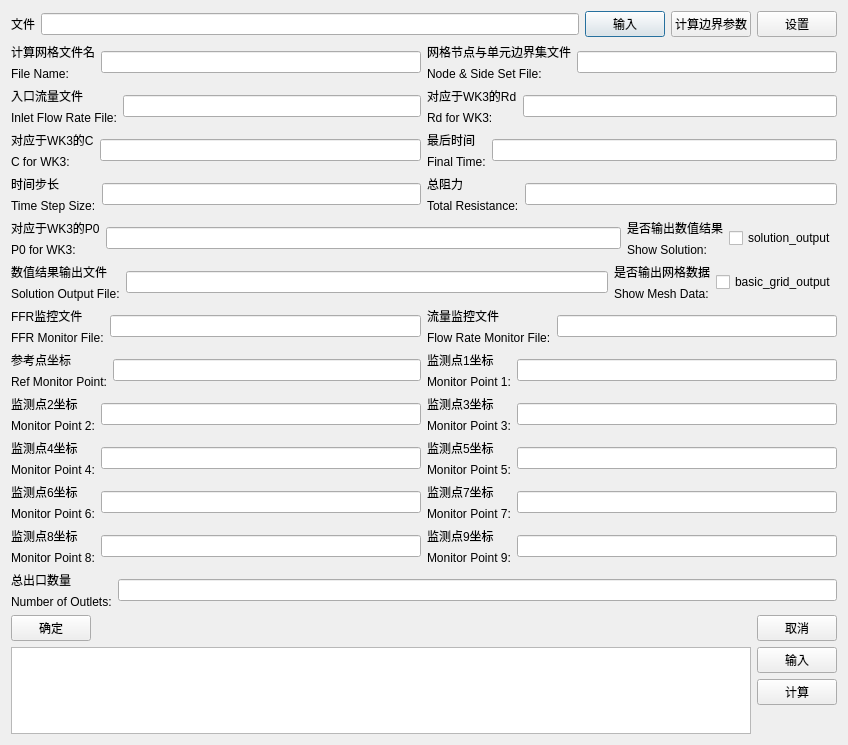
<?xml version="1.0" encoding="UTF-8"?>
<ui version="4.0">
 <class>ComputingMultipleBP</class>
 <widget class="QDialog" name="ComputingMultipleBP">
  <property name="geometry">
   <rect>
    <x>0</x>
    <y>0</y>
    <width>848</width>
    <height>745</height>
   </rect>
  </property>
  <property name="windowTitle">
   <string>ComputingMultipleBP</string>
  </property>
  <layout class="QVBoxLayout" name="verticalLayout_29">
   <item>
    <layout class="QVBoxLayout" name="verticalLayout_28">
     <item>
      <layout class="QVBoxLayout" name="verticalLayout_26">
       <item>
        <layout class="QHBoxLayout" name="horizontalLayout">
         <item>
          <widget class="QLabel" name="label">
           <property name="text">
            <string>文件</string>
           </property>
          </widget>
         </item>
         <item>
          <widget class="QLineEdit" name="lineEdit"/>
         </item>
         <item>
          <widget class="QPushButton" name="InputPushButton">
           <property name="text">
            <string>输入</string>
           </property>
          </widget>
         </item>
         <item>
          <widget class="QPushButton" name="ExecMatlabPushButton">
           <property name="text">
            <string>计算边界参数</string>
           </property>
          </widget>
         </item>
         <item>
          <widget class="QPushButton" name="SetPushButton">
           <property name="text">
            <string>设置</string>
           </property>
          </widget>
         </item>
        </layout>
       </item>
       <item>
        <layout class="QHBoxLayout" name="horizontalLayout_27">
         <item>
          <layout class="QHBoxLayout" name="horizontalLayout_2">
           <item>
            <layout class="QVBoxLayout" name="verticalLayout">
             <item>
              <widget class="QLabel" name="label2">
               <property name="text">
                <string>计算网格文件名</string>
               </property>
              </widget>
             </item>
             <item>
              <widget class="QLabel" name="FileNameLabel">
               <property name="text">
                <string>File Name: </string>
               </property>
              </widget>
             </item>
            </layout>
           </item>
           <item>
            <widget class="QLineEdit" name="FileNameLineEdit"/>
           </item>
          </layout>
         </item>
         <item>
          <layout class="QHBoxLayout" name="horizontalLayout_3">
           <item>
            <layout class="QVBoxLayout" name="verticalLayout_2">
             <item>
              <widget class="QLabel" name="label3">
               <property name="text">
                <string>网格节点与单元边界集文件</string>
               </property>
              </widget>
             </item>
             <item>
              <widget class="QLabel" name="NodeAndSideSetFileLabel">
               <property name="text">
                <string>Node &amp; Side Set File:</string>
               </property>
              </widget>
             </item>
            </layout>
           </item>
           <item>
            <widget class="QLineEdit" name="NodeAndSideSetFileLineEdit"/>
           </item>
          </layout>
         </item>
        </layout>
       </item>
       <item>
        <layout class="QHBoxLayout" name="horizontalLayout_28">
         <item>
          <layout class="QHBoxLayout" name="horizontalLayout_4">
           <item>
            <layout class="QVBoxLayout" name="verticalLayout_3">
             <item>
              <widget class="QLabel" name="label4">
               <property name="text">
                <string>入口流量文件</string>
               </property>
              </widget>
             </item>
             <item>
              <widget class="QLabel" name="InletFlowRateFileLabel">
               <property name="text">
                <string>Inlet Flow Rate File:</string>
               </property>
              </widget>
             </item>
            </layout>
           </item>
           <item>
            <widget class="QLineEdit" name="InletFlowRateFileLineEdit"/>
           </item>
          </layout>
         </item>
         <item>
          <layout class="QHBoxLayout" name="horizontalLayout_5">
           <item>
            <layout class="QVBoxLayout" name="verticalLayout_4">
             <item>
              <widget class="QLabel" name="label5">
               <property name="text">
                <string>对应于WK3的Rd</string>
               </property>
              </widget>
             </item>
             <item>
              <widget class="QLabel" name="RdForWK3Label">
               <property name="text">
                <string>Rd for WK3:</string>
               </property>
              </widget>
             </item>
            </layout>
           </item>
           <item>
            <widget class="QLineEdit" name="RdForWK3LineEdit"/>
           </item>
          </layout>
         </item>
        </layout>
       </item>
       <item>
        <layout class="QHBoxLayout" name="horizontalLayout_29">
         <item>
          <layout class="QHBoxLayout" name="horizontalLayout_6">
           <item>
            <layout class="QVBoxLayout" name="verticalLayout_5">
             <item>
              <widget class="QLabel" name="label6">
               <property name="text">
                <string>对应于WK3的C</string>
               </property>
              </widget>
             </item>
             <item>
              <widget class="QLabel" name="CForWK3Label">
               <property name="text">
                <string>C for WK3:</string>
               </property>
              </widget>
             </item>
            </layout>
           </item>
           <item>
            <widget class="QLineEdit" name="CForWK3LineEdit"/>
           </item>
          </layout>
         </item>
         <item>
          <layout class="QHBoxLayout" name="horizontalLayout_7">
           <item>
            <layout class="QVBoxLayout" name="verticalLayout_6">
             <item>
              <widget class="QLabel" name="label7">
               <property name="text">
                <string>最后时间</string>
               </property>
              </widget>
             </item>
             <item>
              <widget class="QLabel" name="FinalTimeLabel">
               <property name="text">
                <string>Final Time:</string>
               </property>
              </widget>
             </item>
            </layout>
           </item>
           <item>
            <widget class="QLineEdit" name="FinalTimeLineEdit"/>
           </item>
          </layout>
         </item>
        </layout>
       </item>
       <item>
        <layout class="QHBoxLayout" name="horizontalLayout_30">
         <item>
          <layout class="QHBoxLayout" name="horizontalLayout_8">
           <item>
            <layout class="QVBoxLayout" name="verticalLayout_7">
             <item>
              <widget class="QLabel" name="label8">
               <property name="text">
                <string>时间步长</string>
               </property>
              </widget>
             </item>
             <item>
              <widget class="QLabel" name="TimeStepSizeLabel">
               <property name="text">
                <string>Time Step Size:</string>
               </property>
              </widget>
             </item>
            </layout>
           </item>
           <item>
            <widget class="QLineEdit" name="TimeStepSizeLineEdit"/>
           </item>
          </layout>
         </item>
         <item>
          <layout class="QHBoxLayout" name="horizontalLayout_9">
           <item>
            <layout class="QVBoxLayout" name="verticalLayout_8">
             <item>
              <widget class="QLabel" name="label9">
               <property name="text">
                <string>总阻力</string>
               </property>
              </widget>
             </item>
             <item>
              <widget class="QLabel" name="TotalResistanceLabel">
               <property name="text">
                <string>Total Resistance:</string>
               </property>
              </widget>
             </item>
            </layout>
           </item>
           <item>
            <widget class="QLineEdit" name="TotalResistanceLineEdit"/>
           </item>
          </layout>
         </item>
        </layout>
       </item>
       <item>
        <layout class="QHBoxLayout" name="horizontalLayout_31">
         <item>
          <layout class="QHBoxLayout" name="horizontalLayout_10">
           <item>
            <layout class="QVBoxLayout" name="verticalLayout_9">
             <item>
              <widget class="QLabel" name="label10">
               <property name="text">
                <string>对应于WK3的P0</string>
               </property>
              </widget>
             </item>
             <item>
              <widget class="QLabel" name="P0ForWK3Label">
               <property name="text">
                <string>P0 for WK3:</string>
               </property>
              </widget>
             </item>
            </layout>
           </item>
           <item>
            <widget class="QLineEdit" name="P0ForWK3LineEdit"/>
           </item>
          </layout>
         </item>
         <item>
          <layout class="QHBoxLayout" name="horizontalLayout_11">
           <item>
            <layout class="QVBoxLayout" name="verticalLayout_10">
             <item>
              <widget class="QLabel" name="label11">
               <property name="text">
                <string>是否输出数值结果</string>
               </property>
              </widget>
             </item>
             <item>
              <widget class="QLabel" name="ShowSolutionLabel">
               <property name="text">
                <string>Show Solution:</string>
               </property>
              </widget>
             </item>
            </layout>
           </item>
           <item>
            <widget class="QCheckBox" name="ShowSolutionCheckBox">
             <property name="text">
              <string>solution_output</string>
             </property>
            </widget>
           </item>
          </layout>
         </item>
        </layout>
       </item>
       <item>
        <layout class="QHBoxLayout" name="horizontalLayout_32">
         <item>
          <layout class="QHBoxLayout" name="horizontalLayout_12">
           <item>
            <layout class="QVBoxLayout" name="verticalLayout_11">
             <item>
              <widget class="QLabel" name="label12">
               <property name="text">
                <string>数值结果输出文件</string>
               </property>
              </widget>
             </item>
             <item>
              <widget class="QLabel" name="SolutionOutputFileLabel">
               <property name="text">
                <string>Solution Output File:</string>
               </property>
              </widget>
             </item>
            </layout>
           </item>
           <item>
            <widget class="QLineEdit" name="SolutionOutputFileLineEdit"/>
           </item>
          </layout>
         </item>
         <item>
          <layout class="QHBoxLayout" name="horizontalLayout_13">
           <item>
            <layout class="QVBoxLayout" name="verticalLayout_12">
             <item>
              <widget class="QLabel" name="label13">
               <property name="text">
                <string>是否输出网格数据</string>
               </property>
              </widget>
             </item>
             <item>
              <widget class="QLabel" name="ShowMeshDataLabel">
               <property name="text">
                <string>Show Mesh Data:</string>
               </property>
              </widget>
             </item>
            </layout>
           </item>
           <item>
            <widget class="QCheckBox" name="ShowMeshDataCheckBox">
             <property name="text">
              <string>basic_grid_output</string>
             </property>
            </widget>
           </item>
          </layout>
         </item>
        </layout>
       </item>
       <item>
        <layout class="QHBoxLayout" name="horizontalLayout_33">
         <item>
          <layout class="QHBoxLayout" name="horizontalLayout_14">
           <item>
            <layout class="QVBoxLayout" name="verticalLayout_13">
             <item>
              <widget class="QLabel" name="label14">
               <property name="text">
                <string>FFR监控文件</string>
               </property>
              </widget>
             </item>
             <item>
              <widget class="QLabel" name="FFRMonitorFileLabel">
               <property name="text">
                <string>FFR Monitor File:</string>
               </property>
              </widget>
             </item>
            </layout>
           </item>
           <item>
            <widget class="QLineEdit" name="FFRMonitorFileLineEdit"/>
           </item>
          </layout>
         </item>
         <item>
          <layout class="QHBoxLayout" name="horizontalLayout_15">
           <item>
            <layout class="QVBoxLayout" name="verticalLayout_14">
             <item>
              <widget class="QLabel" name="label15">
               <property name="text">
                <string>流量监控文件</string>
               </property>
              </widget>
             </item>
             <item>
              <widget class="QLabel" name="FlowRateMonitorFileLabel">
               <property name="text">
                <string>Flow Rate Monitor File:</string>
               </property>
              </widget>
             </item>
            </layout>
           </item>
           <item>
            <widget class="QLineEdit" name="FlowRateMonitorFileLineEdit"/>
           </item>
          </layout>
         </item>
        </layout>
       </item>
       <item>
        <layout class="QHBoxLayout" name="horizontalLayout_34">
         <item>
          <layout class="QHBoxLayout" name="horizontalLayout_16">
           <item>
            <layout class="QVBoxLayout" name="verticalLayout_15">
             <item>
              <widget class="QLabel" name="label16">
               <property name="text">
                <string>参考点坐标</string>
               </property>
              </widget>
             </item>
             <item>
              <widget class="QLabel" name="RefMonitorPointLabel">
               <property name="text">
                <string>Ref Monitor Point:</string>
               </property>
              </widget>
             </item>
            </layout>
           </item>
           <item>
            <widget class="QLineEdit" name="RefMonitorPointLineEdit"/>
           </item>
          </layout>
         </item>
         <item>
          <layout class="QHBoxLayout" name="horizontalLayout_17">
           <item>
            <layout class="QVBoxLayout" name="verticalLayout_16">
             <item>
              <widget class="QLabel" name="label17">
               <property name="text">
                <string>监测点1坐标</string>
               </property>
              </widget>
             </item>
             <item>
              <widget class="QLabel" name="MonitorPoint1Label">
               <property name="text">
                <string>Monitor Point 1:</string>
               </property>
              </widget>
             </item>
            </layout>
           </item>
           <item>
            <widget class="QLineEdit" name="MonitorPoint1LineEdit"/>
           </item>
          </layout>
         </item>
        </layout>
       </item>
       <item>
        <layout class="QHBoxLayout" name="horizontalLayout_35">
         <item>
          <layout class="QHBoxLayout" name="horizontalLayout_18">
           <item>
            <layout class="QVBoxLayout" name="verticalLayout_17">
             <item>
              <widget class="QLabel" name="label18">
               <property name="text">
                <string>监测点2坐标</string>
               </property>
              </widget>
             </item>
             <item>
              <widget class="QLabel" name="MonitorPoint2Label">
               <property name="text">
                <string>Monitor Point 2:</string>
               </property>
              </widget>
             </item>
            </layout>
           </item>
           <item>
            <widget class="QLineEdit" name="MonitorPoint2LineEdit"/>
           </item>
          </layout>
         </item>
         <item>
          <layout class="QHBoxLayout" name="horizontalLayout_19">
           <item>
            <layout class="QVBoxLayout" name="verticalLayout_18">
             <item>
              <widget class="QLabel" name="label19">
               <property name="text">
                <string>监测点3坐标</string>
               </property>
              </widget>
             </item>
             <item>
              <widget class="QLabel" name="MonitorPoint3Label">
               <property name="text">
                <string>Monitor Point 3:</string>
               </property>
              </widget>
             </item>
            </layout>
           </item>
           <item>
            <widget class="QLineEdit" name="MonitorPoint3LineEdit"/>
           </item>
          </layout>
         </item>
        </layout>
       </item>
       <item>
        <layout class="QHBoxLayout" name="horizontalLayout_36">
         <item>
          <layout class="QHBoxLayout" name="horizontalLayout_20">
           <item>
            <layout class="QVBoxLayout" name="verticalLayout_19">
             <item>
              <widget class="QLabel" name="label20">
               <property name="text">
                <string>监测点4坐标</string>
               </property>
              </widget>
             </item>
             <item>
              <widget class="QLabel" name="MonitorPoint4Label">
               <property name="text">
                <string>Monitor Point 4:</string>
               </property>
              </widget>
             </item>
            </layout>
           </item>
           <item>
            <widget class="QLineEdit" name="MonitorPoint4LineEdit"/>
           </item>
          </layout>
         </item>
         <item>
          <layout class="QHBoxLayout" name="horizontalLayout_21">
           <item>
            <layout class="QVBoxLayout" name="verticalLayout_20">
             <item>
              <widget class="QLabel" name="label21">
               <property name="text">
                <string>监测点5坐标</string>
               </property>
              </widget>
             </item>
             <item>
              <widget class="QLabel" name="MonitorPoint5Label">
               <property name="text">
                <string>Monitor Point 5:</string>
               </property>
              </widget>
             </item>
            </layout>
           </item>
           <item>
            <widget class="QLineEdit" name="MonitorPoint5LineEdit"/>
           </item>
          </layout>
         </item>
        </layout>
       </item>
       <item>
        <layout class="QHBoxLayout" name="horizontalLayout_37">
         <item>
          <layout class="QHBoxLayout" name="horizontalLayout_22">
           <item>
            <layout class="QVBoxLayout" name="verticalLayout_21">
             <item>
              <widget class="QLabel" name="label22">
               <property name="text">
                <string>监测点6坐标</string>
               </property>
              </widget>
             </item>
             <item>
              <widget class="QLabel" name="MonitorPoint6Label">
               <property name="text">
                <string>Monitor Point 6:</string>
               </property>
              </widget>
             </item>
            </layout>
           </item>
           <item>
            <widget class="QLineEdit" name="MonitorPoint6LineEdit"/>
           </item>
          </layout>
         </item>
         <item>
          <layout class="QHBoxLayout" name="horizontalLayout_23">
           <item>
            <layout class="QVBoxLayout" name="verticalLayout_22">
             <item>
              <widget class="QLabel" name="label23">
               <property name="text">
                <string>监测点7坐标</string>
               </property>
              </widget>
             </item>
             <item>
              <widget class="QLabel" name="MonitorPoint7Label">
               <property name="text">
                <string>Monitor Point 7:</string>
               </property>
              </widget>
             </item>
            </layout>
           </item>
           <item>
            <widget class="QLineEdit" name="MonitorPoint7LineEdit"/>
           </item>
          </layout>
         </item>
        </layout>
       </item>
       <item>
        <layout class="QHBoxLayout" name="horizontalLayout_38">
         <item>
          <layout class="QHBoxLayout" name="horizontalLayout_24">
           <item>
            <layout class="QVBoxLayout" name="verticalLayout_23">
             <item>
              <widget class="QLabel" name="label24">
               <property name="text">
                <string>监测点8坐标</string>
               </property>
              </widget>
             </item>
             <item>
              <widget class="QLabel" name="MonitorPoint8Label">
               <property name="text">
                <string>Monitor Point 8:</string>
               </property>
              </widget>
             </item>
            </layout>
           </item>
           <item>
            <widget class="QLineEdit" name="MonitorPoint8LineEdit"/>
           </item>
          </layout>
         </item>
         <item>
          <layout class="QHBoxLayout" name="horizontalLayout_25">
           <item>
            <layout class="QVBoxLayout" name="verticalLayout_24">
             <item>
              <widget class="QLabel" name="label25">
               <property name="text">
                <string>监测点9坐标</string>
               </property>
              </widget>
             </item>
             <item>
              <widget class="QLabel" name="MonitorPoint9Label">
               <property name="text">
                <string>Monitor Point 9:</string>
               </property>
              </widget>
             </item>
            </layout>
           </item>
           <item>
            <widget class="QLineEdit" name="MonitorPoint9LineEdit"/>
           </item>
          </layout>
         </item>
        </layout>
       </item>
       <item>
        <layout class="QHBoxLayout" name="horizontalLayout_26">
         <item>
          <layout class="QVBoxLayout" name="verticalLayout_25">
           <item>
            <widget class="QLabel" name="label26">
             <property name="text">
              <string>总出口数量</string>
             </property>
            </widget>
           </item>
           <item>
            <widget class="QLabel" name="NumberOfOutletsLabel">
             <property name="text">
              <string>Number of Outlets:</string>
             </property>
            </widget>
           </item>
          </layout>
         </item>
         <item>
          <widget class="QLineEdit" name="NumberOfOutletsLineEdit"/>
         </item>
        </layout>
       </item>
       <item>
        <layout class="QHBoxLayout" name="horizontalLayout_39">
         <item>
          <widget class="QPushButton" name="ConfirmPushButton">
           <property name="text">
            <string>确定</string>
           </property>
          </widget>
         </item>
         <item>
          <spacer name="horizontalSpacer">
           <property name="orientation">
            <enum>Qt::Horizontal</enum>
           </property>
           <property name="sizeHint" stdset="0">
            <size>
             <width>40</width>
             <height>20</height>
            </size>
           </property>
          </spacer>
         </item>
         <item>
          <widget class="QPushButton" name="CancelPushButton">
           <property name="text">
            <string>取消</string>
           </property>
          </widget>
         </item>
        </layout>
       </item>
      </layout>
     </item>
     <item>
      <layout class="QHBoxLayout" name="horizontalLayout_40">
       <item>
        <widget class="QTextEdit" name="textEdit"/>
       </item>
       <item>
        <layout class="QVBoxLayout" name="verticalLayout_27">
         <item>
          <widget class="QPushButton" name="pushButton">
           <property name="text">
            <string>输入</string>
           </property>
          </widget>
         </item>
         <item>
          <widget class="QPushButton" name="pushButton_2">
           <property name="text">
            <string>计算</string>
           </property>
          </widget>
         </item>
         <item>
          <spacer name="verticalSpacer">
           <property name="orientation">
            <enum>Qt::Vertical</enum>
           </property>
           <property name="sizeHint" stdset="0">
            <size>
             <width>20</width>
             <height>40</height>
            </size>
           </property>
          </spacer>
         </item>
        </layout>
       </item>
      </layout>
     </item>
    </layout>
   </item>
  </layout>
  <zorder></zorder>
 </widget>
 <layoutdefault spacing="6" margin="11"/>
 <resources/>
 <connections/>
</ui>
